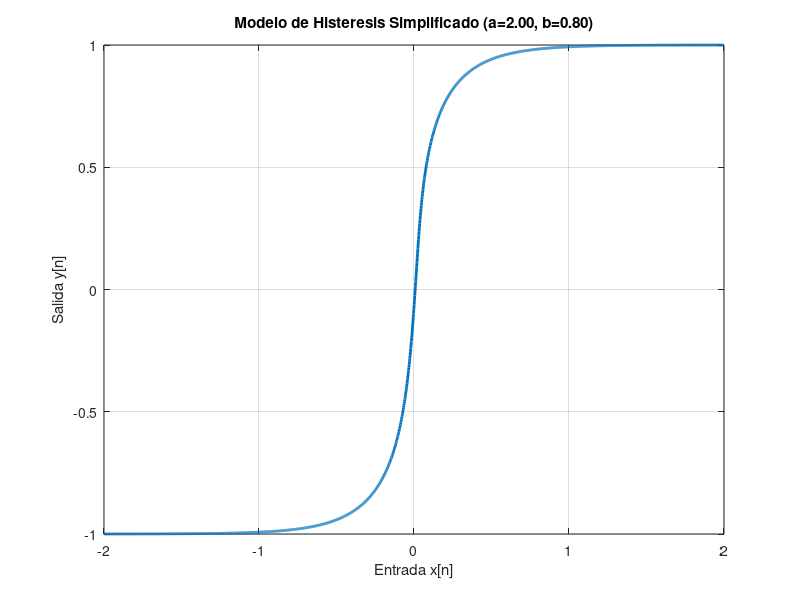
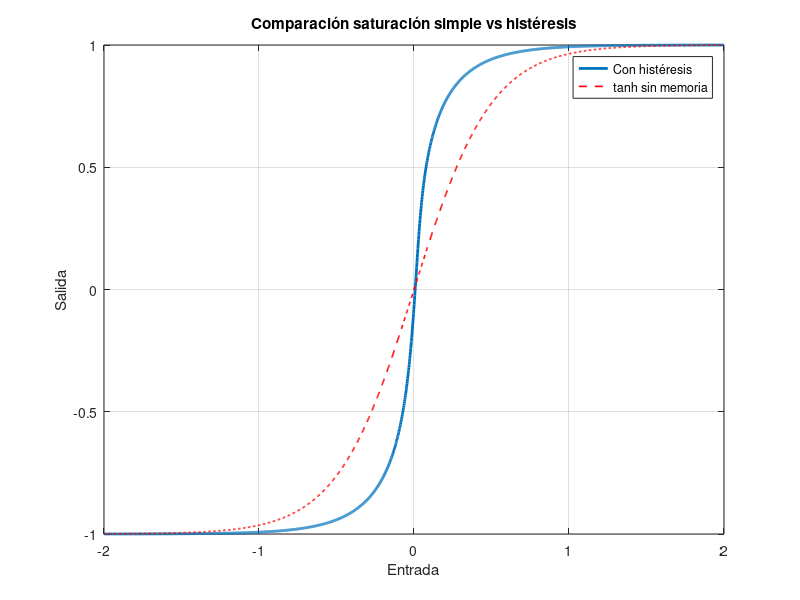

These figures' MATLAB source, in order:
% Tape Hysteresis Simulation
% --------------------------
clear; clc; close all;

% Parámetros de la función
a = 2.0;   % drive
b = 0.8;   % memoria (hysteresis)

% Señal de entrada: barrido lento tipo rampa
N = 2000;
x = linspace(-2, 2, N);

% Variables
y = zeros(1, N);
prev = 0;

% Procesar muestra a muestra con la ecuación
for n = 1:N
    y(n) = tanh(a * x(n) + b * prev);
    prev = y(n);
end

% Graficar la curva B-H (entrada vs salida)
figure;
plot(x, y, 'LineWidth', 2);
grid on;
xlabel('Entrada x[n]');
ylabel('Salida y[n]');
title(sprintf('Modelo de Histeresis Simplificado (a=%.2f, b=%.2f)', a, b));

% Graficar la función de transferencia completa (histéresis loop)
figure;
plot(x, y, 'LineWidth', 2);
hold on;
plot(x, tanh(a * x), '--r', 'LineWidth', 1.2); % referencia sin memoria
grid on;
xlabel('Entrada');
ylabel('Salida');
legend('Con histéresis', 'tanh sin memoria');
title('Comparación saturación simple vs histéresis');
